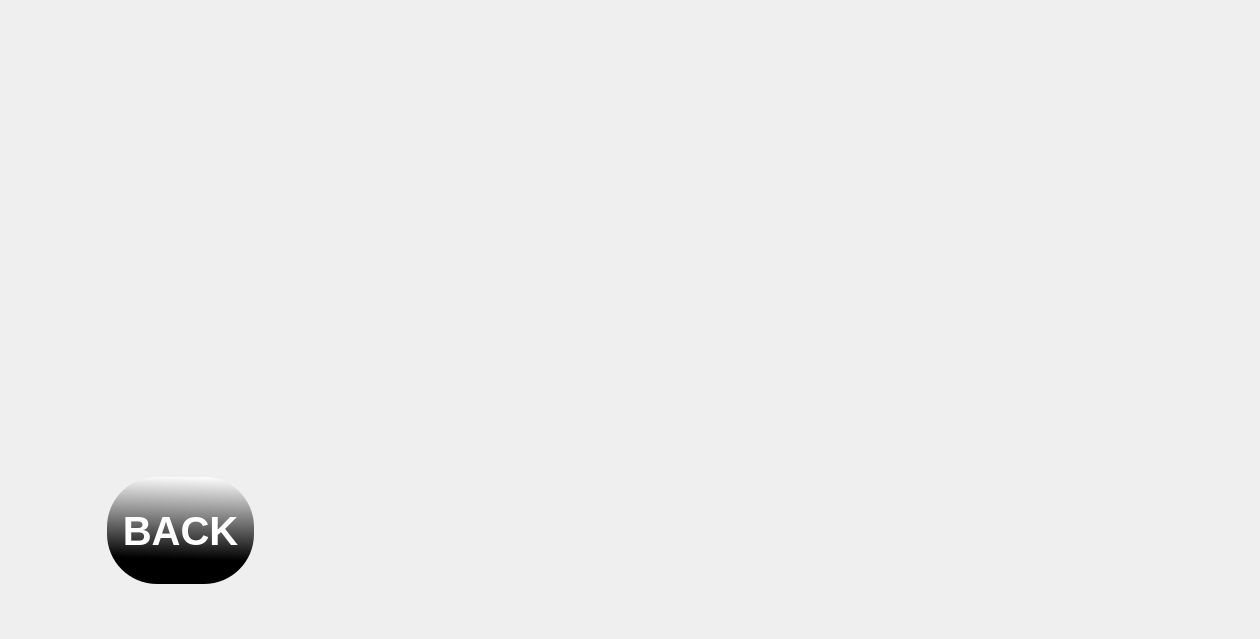
    <widget class="QWidget" name="page_63">
     <widget class="QLabel" name="label_100">
      <property name="geometry">
       <rect>
        <x>0</x>
        <y>0</y>
        <width>1250</width>
        <height>630</height>
       </rect>
      </property>
      <property name="text">
       <string/>
      </property>
     </widget>
     <widget class="QLabel" name="label_101">
      <property name="geometry">
       <rect>
        <x>10</x>
        <y>0</y>
        <width>571</width>
        <height>431</height>
       </rect>
      </property>
      <property name="text">
       <string/>
      </property>
      <property name="pixmap">
       <pixmap resource="icon.qrc">:/k_to_36/k_to_36/20..png</pixmap>
      </property>
      <property name="scaledContents">
       <bool>true</bool>
      </property>
     </widget>
     <widget class="QLabel" name="label_102">
      <property name="geometry">
       <rect>
        <x>610</x>
        <y>140</y>
        <width>641</width>
        <height>391</height>
       </rect>
      </property>
      <property name="text">
       <string/>
      </property>
      <property name="pixmap">
       <pixmap resource="icon.qrc">:/k_to_36/k_to_36/20.jpg</pixmap>
      </property>
      <property name="scaledContents">
       <bool>true</bool>
      </property>
     </widget>
     <widget class="QPushButton" name="K_backbutt_2">
      <property name="geometry">
       <rect>
        <x>100</x>
        <y>470</y>
        <width>161</width>
        <height>121</height>
       </rect>
      </property>
      <property name="font">
       <font>
        <pointsize>30</pointsize>
        <italic>false</italic>
        <bold>true</bold>
       </font>
      </property>
      <property name="autoFillBackground">
       <bool>false</bool>
      </property>
      <property name="styleSheet">
       <string notr="true">QPushButton
{
border:none;
color:white;
	
	
	background-color: qlineargradient(spread:pad, x1:0.8, y1:0.78, x2:0.83, y2:0, stop:0 rgba(0, 0, 0, 255), stop:1 rgba(255, 255, 255, 255));
border-radius:50px;
margin:7px;

}
QPushButton:pressed
{
	
	background-color: qlineargradient(spread:pad, x1:0.518232, y1:0.349, x2:0.515022, y2:0.938, stop:0 rgba(0, 0, 0, 255), stop:1 rgba(255, 255, 255, 255));
}</string>
      </property>
      <property name="text">
       <string>BACK</string>
      </property>
     </widget>
     <widget class="QLabel" name="label_103">
      <property name="geometry">
       <rect>
        <x>390</x>
        <y>400</y>
        <width>191</width>
        <height>31</height>
       </rect>
      </property>
      <property name="text">
       <string/>
      </property>
     </widget>
    </widget>
